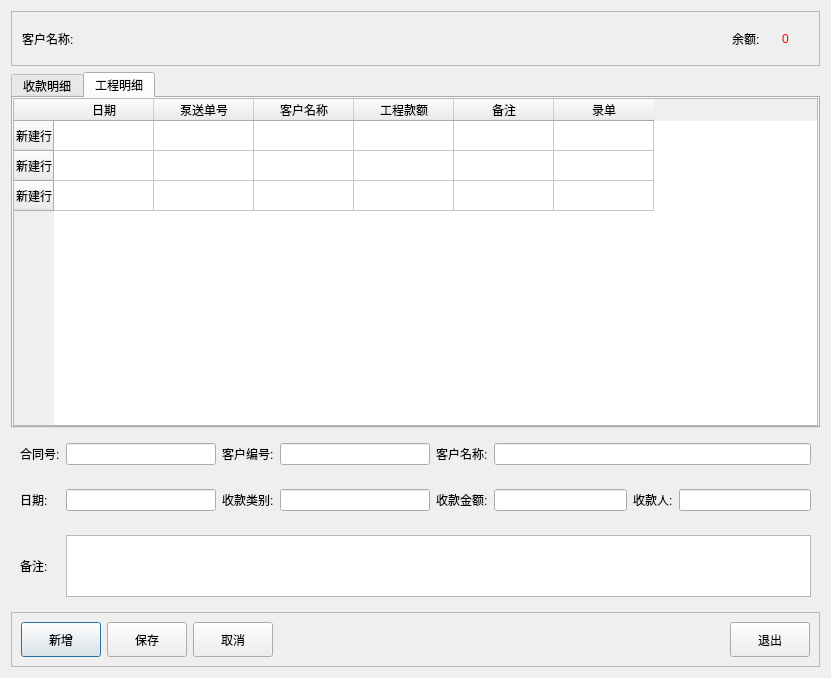
<?xml version="1.0" encoding="UTF-8"?>
<ui version="4.0">
 <class>ReceiptEditDialog</class>
 <widget class="QDialog" name="ReceiptEditDialog">
  <property name="geometry">
   <rect>
    <x>0</x>
    <y>0</y>
    <width>831</width>
    <height>678</height>
   </rect>
  </property>
  <property name="windowTitle">
   <string>Dialog</string>
  </property>
  <layout class="QVBoxLayout" name="verticalLayout">
   <item>
    <widget class="QFrame" name="topFrame">
     <property name="minimumSize">
      <size>
       <width>0</width>
       <height>55</height>
      </size>
     </property>
     <property name="maximumSize">
      <size>
       <width>16777215</width>
       <height>55</height>
      </size>
     </property>
     <property name="frameShape">
      <enum>QFrame::StyledPanel</enum>
     </property>
     <property name="frameShadow">
      <enum>QFrame::Raised</enum>
     </property>
     <layout class="QHBoxLayout" name="horizontalLayout_6">
      <property name="spacing">
       <number>0</number>
      </property>
      <property name="leftMargin">
       <number>10</number>
      </property>
      <property name="topMargin">
       <number>0</number>
      </property>
      <property name="rightMargin">
       <number>30</number>
      </property>
      <property name="bottomMargin">
       <number>0</number>
      </property>
      <item>
       <widget class="QLabel" name="label_10">
        <property name="minimumSize">
         <size>
          <width>90</width>
          <height>0</height>
         </size>
        </property>
        <property name="maximumSize">
         <size>
          <width>90</width>
          <height>16777215</height>
         </size>
        </property>
        <property name="styleSheet">
         <string notr="true">font: 16pt &quot;Adobe Arabic&quot;;</string>
        </property>
        <property name="text">
         <string>客户名称:</string>
        </property>
       </widget>
      </item>
      <item>
       <widget class="QLabel" name="label_11">
        <property name="minimumSize">
         <size>
          <width>100</width>
          <height>0</height>
         </size>
        </property>
        <property name="maximumSize">
         <size>
          <width>100</width>
          <height>16777215</height>
         </size>
        </property>
        <property name="styleSheet">
         <string notr="true">font: 16pt &quot;Adobe Arabic&quot;;</string>
        </property>
        <property name="text">
         <string/>
        </property>
       </widget>
      </item>
      <item>
       <spacer name="horizontalSpacer">
        <property name="orientation">
         <enum>Qt::Horizontal</enum>
        </property>
        <property name="sizeHint" stdset="0">
         <size>
          <width>40</width>
          <height>20</height>
         </size>
        </property>
       </spacer>
      </item>
      <item>
       <widget class="QLabel" name="label_12">
        <property name="minimumSize">
         <size>
          <width>50</width>
          <height>0</height>
         </size>
        </property>
        <property name="maximumSize">
         <size>
          <width>50</width>
          <height>16777215</height>
         </size>
        </property>
        <property name="styleSheet">
         <string notr="true">font: 16pt &quot;Adobe Arabic&quot;;</string>
        </property>
        <property name="text">
         <string>余额:</string>
        </property>
       </widget>
      </item>
      <item>
       <widget class="QLabel" name="label_9">
        <property name="styleSheet">
         <string notr="true">font: 20pt &quot;Adobe Arabic&quot;;
color: rgb(255, 0, 0);</string>
        </property>
        <property name="text">
         <string>0</string>
        </property>
       </widget>
      </item>
     </layout>
    </widget>
   </item>
   <item>
    <widget class="QTabWidget" name="tabWidget">
     <property name="currentIndex">
      <number>1</number>
     </property>
     <widget class="QWidget" name="receiptDetailTab">
      <attribute name="title">
       <string>收款明细</string>
      </attribute>
      <layout class="QHBoxLayout" name="horizontalLayout_4">
       <property name="spacing">
        <number>0</number>
       </property>
       <property name="leftMargin">
        <number>0</number>
       </property>
       <property name="topMargin">
        <number>0</number>
       </property>
       <property name="rightMargin">
        <number>0</number>
       </property>
       <property name="bottomMargin">
        <number>0</number>
       </property>
       <item>
        <widget class="QTableWidget" name="tableWidget">
         <row>
          <property name="text">
           <string>新建行</string>
          </property>
         </row>
         <row>
          <property name="text">
           <string>新建行</string>
          </property>
         </row>
         <row>
          <property name="text">
           <string>新建行</string>
          </property>
         </row>
         <column>
          <property name="text">
           <string>日期</string>
          </property>
         </column>
         <column>
          <property name="text">
           <string>类别码</string>
          </property>
         </column>
         <column>
          <property name="text">
           <string>收款类别</string>
          </property>
         </column>
         <column>
          <property name="text">
           <string>金额</string>
          </property>
         </column>
         <column>
          <property name="text">
           <string>收款人</string>
          </property>
         </column>
         <column>
          <property name="text">
           <string>备注</string>
          </property>
         </column>
        </widget>
       </item>
      </layout>
     </widget>
     <widget class="QWidget" name="projectDetailTab">
      <attribute name="title">
       <string>工程明细</string>
      </attribute>
      <layout class="QHBoxLayout" name="horizontalLayout_5">
       <property name="spacing">
        <number>0</number>
       </property>
       <property name="leftMargin">
        <number>0</number>
       </property>
       <property name="topMargin">
        <number>0</number>
       </property>
       <property name="rightMargin">
        <number>0</number>
       </property>
       <property name="bottomMargin">
        <number>0</number>
       </property>
       <item>
        <widget class="QTableWidget" name="tableWidget_2">
         <row>
          <property name="text">
           <string>新建行</string>
          </property>
         </row>
         <row>
          <property name="text">
           <string>新建行</string>
          </property>
         </row>
         <row>
          <property name="text">
           <string>新建行</string>
          </property>
         </row>
         <column>
          <property name="text">
           <string>日期</string>
          </property>
         </column>
         <column>
          <property name="text">
           <string>泵送单号</string>
          </property>
         </column>
         <column>
          <property name="text">
           <string>客户名称</string>
          </property>
         </column>
         <column>
          <property name="text">
           <string>工程款额</string>
          </property>
         </column>
         <column>
          <property name="text">
           <string>备注</string>
          </property>
         </column>
         <column>
          <property name="text">
           <string>录单</string>
          </property>
         </column>
        </widget>
       </item>
      </layout>
     </widget>
    </widget>
   </item>
   <item>
    <widget class="QWidget" name="widget" native="true">
     <layout class="QHBoxLayout" name="horizontalLayout">
      <item>
       <widget class="QLabel" name="label">
        <property name="minimumSize">
         <size>
          <width>40</width>
          <height>0</height>
         </size>
        </property>
        <property name="maximumSize">
         <size>
          <width>40</width>
          <height>16777215</height>
         </size>
        </property>
        <property name="text">
         <string>合同号:</string>
        </property>
       </widget>
      </item>
      <item>
       <widget class="QLineEdit" name="lineEdit">
        <property name="minimumSize">
         <size>
          <width>150</width>
          <height>0</height>
         </size>
        </property>
        <property name="maximumSize">
         <size>
          <width>150</width>
          <height>16777215</height>
         </size>
        </property>
       </widget>
      </item>
      <item>
       <widget class="QLabel" name="label_2">
        <property name="text">
         <string>客户编号:</string>
        </property>
       </widget>
      </item>
      <item>
       <widget class="QLineEdit" name="lineEdit_2">
        <property name="minimumSize">
         <size>
          <width>150</width>
          <height>0</height>
         </size>
        </property>
        <property name="maximumSize">
         <size>
          <width>150</width>
          <height>16777215</height>
         </size>
        </property>
       </widget>
      </item>
      <item>
       <widget class="QLabel" name="label_3">
        <property name="text">
         <string>客户名称:</string>
        </property>
       </widget>
      </item>
      <item>
       <widget class="QLineEdit" name="lineEdit_3"/>
      </item>
     </layout>
    </widget>
   </item>
   <item>
    <widget class="QWidget" name="widget_2" native="true">
     <layout class="QHBoxLayout" name="horizontalLayout_2">
      <item>
       <widget class="QLabel" name="label_4">
        <property name="minimumSize">
         <size>
          <width>40</width>
          <height>0</height>
         </size>
        </property>
        <property name="maximumSize">
         <size>
          <width>40</width>
          <height>16777215</height>
         </size>
        </property>
        <property name="text">
         <string>日期:</string>
        </property>
       </widget>
      </item>
      <item>
       <widget class="QLineEdit" name="lineEdit_4">
        <property name="minimumSize">
         <size>
          <width>150</width>
          <height>0</height>
         </size>
        </property>
        <property name="maximumSize">
         <size>
          <width>150</width>
          <height>16777215</height>
         </size>
        </property>
       </widget>
      </item>
      <item>
       <widget class="QLabel" name="label_5">
        <property name="text">
         <string>收款类别:</string>
        </property>
       </widget>
      </item>
      <item>
       <widget class="QLineEdit" name="lineEdit_5">
        <property name="minimumSize">
         <size>
          <width>150</width>
          <height>0</height>
         </size>
        </property>
        <property name="maximumSize">
         <size>
          <width>150</width>
          <height>16777215</height>
         </size>
        </property>
       </widget>
      </item>
      <item>
       <widget class="QLabel" name="label_6">
        <property name="text">
         <string>收款金额:</string>
        </property>
       </widget>
      </item>
      <item>
       <widget class="QLineEdit" name="lineEdit_6"/>
      </item>
      <item>
       <widget class="QLabel" name="label_7">
        <property name="text">
         <string>收款人:</string>
        </property>
       </widget>
      </item>
      <item>
       <widget class="QLineEdit" name="lineEdit_7"/>
      </item>
     </layout>
    </widget>
   </item>
   <item>
    <widget class="QWidget" name="widget_3" native="true">
     <property name="maximumSize">
      <size>
       <width>16777215</width>
       <height>80</height>
      </size>
     </property>
     <layout class="QHBoxLayout" name="horizontalLayout_3">
      <item>
       <widget class="QLabel" name="label_8">
        <property name="minimumSize">
         <size>
          <width>40</width>
          <height>0</height>
         </size>
        </property>
        <property name="maximumSize">
         <size>
          <width>40</width>
          <height>16777215</height>
         </size>
        </property>
        <property name="text">
         <string>备注:</string>
        </property>
       </widget>
      </item>
      <item>
       <widget class="QTextBrowser" name="textBrowser"/>
      </item>
     </layout>
    </widget>
   </item>
   <item>
    <widget class="QFrame" name="bottomFrame">
     <property name="minimumSize">
      <size>
       <width>0</width>
       <height>55</height>
      </size>
     </property>
     <property name="maximumSize">
      <size>
       <width>16777215</width>
       <height>55</height>
      </size>
     </property>
     <property name="frameShape">
      <enum>QFrame::StyledPanel</enum>
     </property>
     <property name="frameShadow">
      <enum>QFrame::Raised</enum>
     </property>
     <layout class="QHBoxLayout" name="horizontalLayout_7">
      <item>
       <widget class="QPushButton" name="addBtn">
        <property name="minimumSize">
         <size>
          <width>0</width>
          <height>35</height>
         </size>
        </property>
        <property name="text">
         <string>新增</string>
        </property>
        <property name="icon">
         <iconset>
          <normaloff>../../icon/add_64.ico</normaloff>../../icon/add_64.ico</iconset>
        </property>
       </widget>
      </item>
      <item>
       <widget class="QPushButton" name="saveBtn">
        <property name="minimumSize">
         <size>
          <width>0</width>
          <height>35</height>
         </size>
        </property>
        <property name="text">
         <string>保存</string>
        </property>
        <property name="icon">
         <iconset>
          <normaloff>../../icon/save_64.ico</normaloff>../../icon/save_64.ico</iconset>
        </property>
       </widget>
      </item>
      <item>
       <widget class="QPushButton" name="cancelBtn">
        <property name="minimumSize">
         <size>
          <width>0</width>
          <height>35</height>
         </size>
        </property>
        <property name="text">
         <string>取消</string>
        </property>
        <property name="icon">
         <iconset>
          <normaloff>../../icon/cancel_64.ico</normaloff>../../icon/cancel_64.ico</iconset>
        </property>
       </widget>
      </item>
      <item>
       <spacer name="horizontalSpacer_2">
        <property name="orientation">
         <enum>Qt::Horizontal</enum>
        </property>
        <property name="sizeHint" stdset="0">
         <size>
          <width>40</width>
          <height>20</height>
         </size>
        </property>
       </spacer>
      </item>
      <item>
       <widget class="QPushButton" name="returnBtn">
        <property name="minimumSize">
         <size>
          <width>0</width>
          <height>35</height>
         </size>
        </property>
        <property name="text">
         <string>退出</string>
        </property>
        <property name="icon">
         <iconset>
          <normaloff>../../icon/exit_out_64.ico</normaloff>../../icon/exit_out_64.ico</iconset>
        </property>
       </widget>
      </item>
     </layout>
    </widget>
   </item>
  </layout>
 </widget>
 <resources/>
 <connections/>
</ui>
